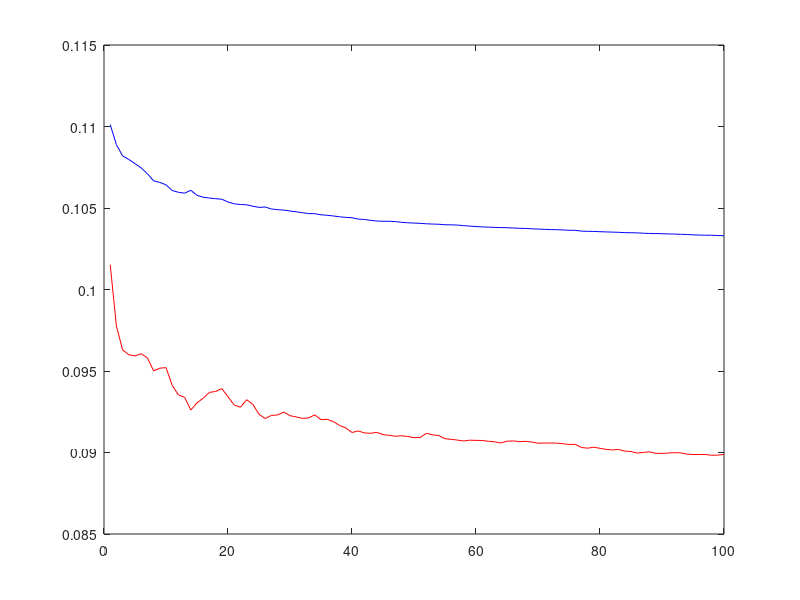
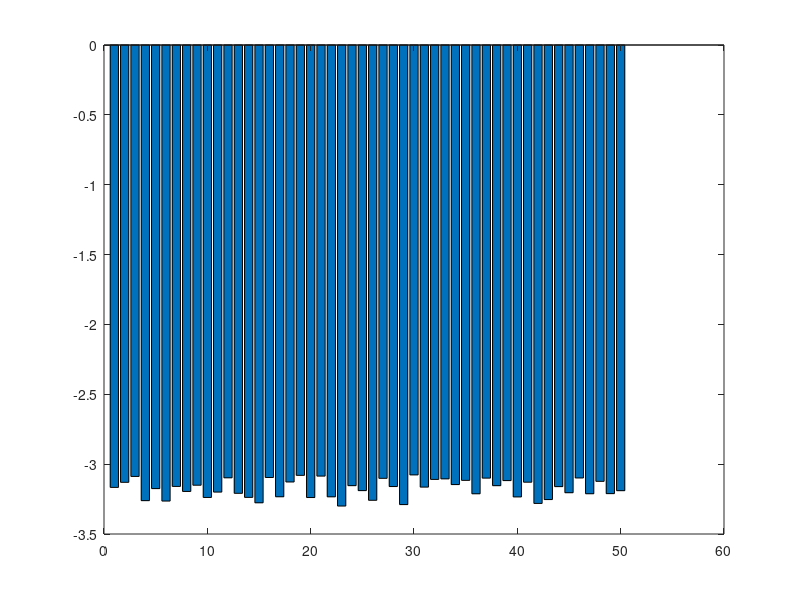
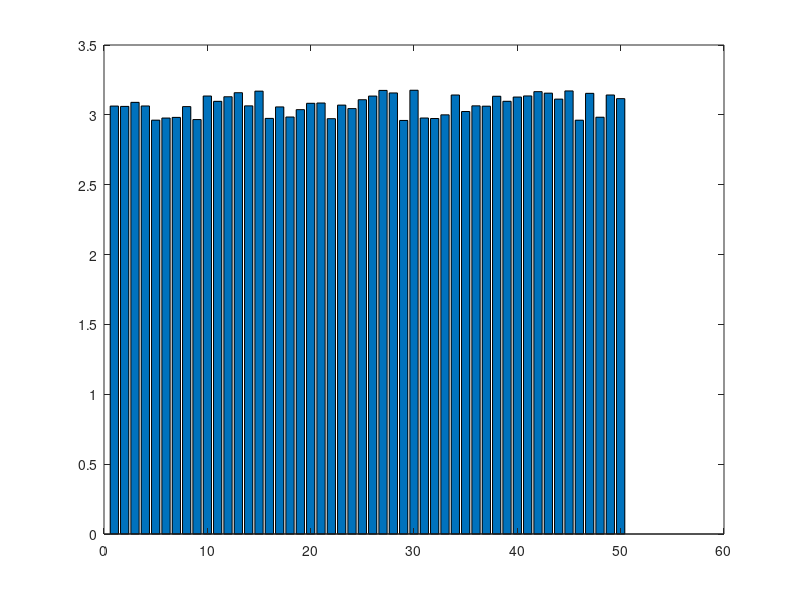

Write MATLAB code to recreate these figures, in order.
load('data3.mat');

% function for calculating Sigma
Sigma = @(w1,w2,xi) (tanh(xi*w1) + tanh(xi*w2));
% function for calculating contribution
Cont = @(w1,w2,xi,tau) ((Sigma(w1,w2,xi) - tau).^2)/2;

N = size(xi,1);                 %dimension input
P = 500;                        % number of examples
Q = 500;                        % number of test samples
xi_train = xi(:,1:P)';          % training examples
tau_train = tau(1:P);           % corresponding labels
%xi_test = xi(:,P+1:Q)';          % testing data
%tau_test = tau(P+1:Q);           % labels of testing data
[xi_test,I] = datasample(xi(:,P+1:end)',Q,'Replace',false);   % testing data
tau_test = tau(I);              % labels of testing data

w1 = rand(N,1);                 % initialize weights
w1 = w1./norm(w1);
w2 = rand(N,1);
w2 = w2./norm(w2);

n = 0.05;                       % constant learning rate
h = ones(N,1)*0.01;             % h for approximating partial derivative
t_max = 100;                    % timesteps

E_train = nan(t_max,1);       % vectors for holding found errors
E_test = nan(t_max,1);
tic
%[trains,I_v] = datasample(xi_train,t_max*P);

for t = 1:t_max

    for p = 1:P
        [xi_v,I] = datasample(xi_train,1);      % pick train example
        %xi_v = trains(t,:);
        %I = I_v(t);
        tau_v = tau_train(I);

        e_v = Cont(w1,w2,xi_v,tau_v);           % calculate gradient
        e_vh1 = Cont(w1+h,w2,xi_v,tau_v);
        e_vh2 = Cont(w1,w2+h,xi_v,tau_v);

        w1 = w1 - n*(e_vh1-e_v)./h;             % update weights
        w2 = w2 - n*(e_vh2-e_v)./h;
    end
    
    % estimate training and test error
    E_train(t) = (1/P)*sum(Cont(w1,w2,xi_train,tau_train'));
    E_test(t) = (1/Q)*sum(Cont(w1,w2,xi_test,tau_test'));


end
toc
figure(1)
plot(1:t_max,E_train,'b')
hold on
plot(1:t_max,E_test,'r')
hold off

figure(2)
bar(w1)
figure(3)
bar(w2)
